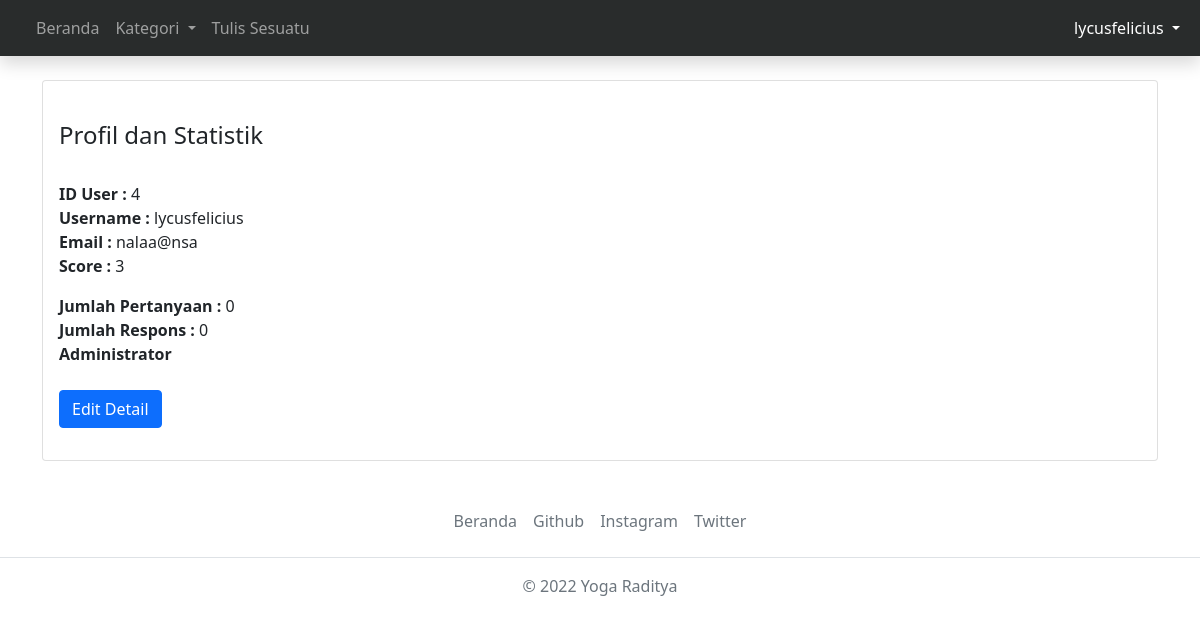
The page /profil.php (signed in) on the database its author committed.
### tables this page shows
CREATE TABLE `users` (
  `id` int(11) NOT NULL,
  `username` varchar(255) DEFAULT NULL,
  `email` varchar(255) DEFAULT NULL,
  `password` varchar(255) DEFAULT NULL,
  `score` int(11) DEFAULT NULL,
  `admin` tinyint(1) DEFAULT NULL
);

### profil.php (the view, shortened to what this page needs)
<?php
require_once("config.php");
$username_sesi = $_SESSION["user"]["username"];
$sql = mysqli_query($link, "SELECT * FROM `users` WHERE `username`='$username_sesi'");
$row = mysqli_fetch_assoc($sql);
$user_id = $row['id'];
?>
<!DOCTYPE html>
<head>
    <link href="https://cdn.jsdelivr.net/npm/bootstrap@5.0.2/dist/css/bootstrap.min.css" rel="stylesheet">
    <link rel="stylesheet" href="css/style.css">
</head>
<body>
<nav class="navbar navbar-expand-lg navbar-dark shadow fixed-top" style="background-color: #292c2c;">
  <div class="container-fluid">
    <div class="collapse navbar-collapse" id="navbarSupportedContent">
      <ul class="navbar-nav me-auto mb-2 mb-lg-0">
        <li class="nav-item">
          <a class="nav-link" tabindex="-1" aria-disabled="true" href="index.php">Beranda</a>
        </li>
        <ul class="navbar-nav" style="">
           <li class="nav-item dropdown">
        <a class="nav-link dropdown-toggle" href="#" id="navbarDropdownMenuLink" data-bs-toggle="dropdown" aria-haspopup="true" aria-expanded="false">
          Kategori
        </a>
      </li>
    </ul>
        <li class="nav-item">
          <a class="nav-link" href="tulis.php" tabindex="-1" aria-disabled="true">Tulis Sesuatu</a>
        </li>
    </ul>
    <ul class="navbar-nav" style="">
           <li class="nav-item dropdown">
        <a class="nav-link dropdown-toggle active" href="#" id="navbarDropdownMenuLink" aria-current="page" data-bs-toggle="dropdown" aria-haspopup="true" aria-expanded="false">
          <?php echo $username_sesi; ?>
        </a>
      </li>
    </ul>
    </div>
  </div>
</nav>
<div class="container" style="padding-top: 80px;">
        <div class="card">
            <div class="card-body">
            <br>
              <h4>Profil dan Statistik</h4>
              <br>
              <?php
                $sql = mysqli_query($link, "SELECT * FROM `users` WHERE `id` = '$user_id'");
                $row = mysqli_fetch_assoc($sql);
                $id_user = $row['id'];
                $username = $row['username'];
                $email = $row['email'];
                $score = $row['score'];
                $admin = $row['admin'];
                echo '<p><b>ID User : </b>'.$id_user.'<br><b>Username : </b>'.$username.'<br><b>Email : </b>'.$email.'<br><b>Score : </b>'.$score.'</p>';
                $data = mysqli_query($link,"SELECT * from `post` WHERE `user_id` = '$user_id'");
                $jumlah_data = mysqli_num_rows($data);
                $data_comments = mysqli_query($link,"SELECT * from `comment_to_post` WHERE `user_id` = '$user_id'");
                $jumlah_comments = mysqli_num_rows($data_comments);
                echo '<p><b>Jumlah Pertanyaan : </b>'.$jumlah_data.'<br><b>Jumlah Respons : </b>'.$jumlah_comments.'<br>';
                if ($admin == "1") {
                    echo '<b>Administrator</b><br>';
                }
              ?>
              <br>
              <a href="edit-user.php" class="btn btn-primary">Edit Detail</a>
    </div></div>
</div>
<footer class="py-3 my-4">
    <ul class="nav justify-content-center border-bottom pb-3 mb-3">
      <li class="nav-item"><a href="index.php" class="nav-link px-2 text-muted">Beranda</a></li>
      <li class="nav-item"><a href="https://www.github.com/lycusfelicius" class="nav-link px-2 text-muted">Github</a></li>
      <li class="nav-item"><a href="https://www.instagram.com/yogar.n" class="nav-link px-2 text-muted">Instagram</a></li>
      <li class="nav-item"><a href="https://twitter.com/lycusfelicius" class="nav-link px-2 text-muted">Twitter</a></li>
    </ul>
    <p class="text-center text-muted">© 2022 Yoga Raditya</p>
  </footer>
</body>

### rows shown on the page
users: id "4", username "lycusfelicius", email "nalaa@nsa", score "3"

### other values the page prints
$username_sesi "lycusfelicius"
$jumlah_data "0"
$jumlah_comments "0"
